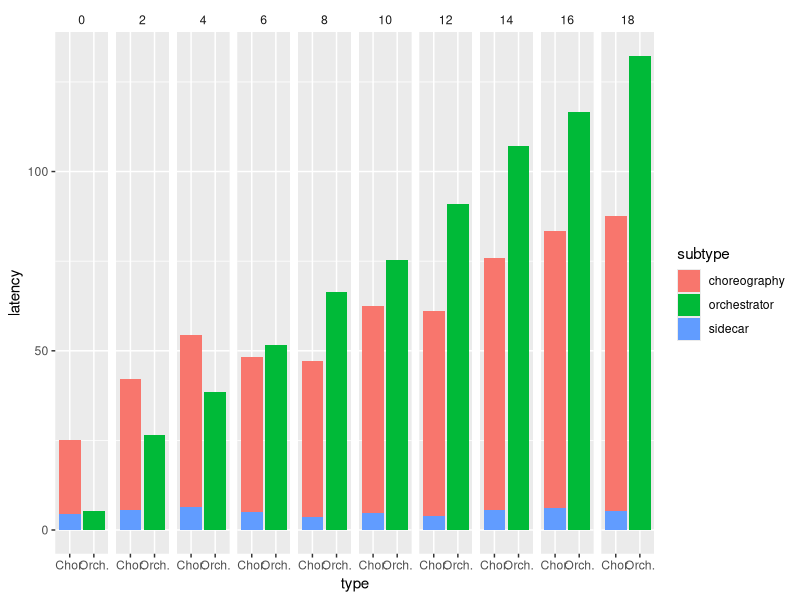

Here is the R script that generated this plot:
library(dplyr)
library(ggplot2)

orchestrator <- read.csv("orchestrator_20.csv",	sep	=	";")
choreography <- read.csv("choreography_20.csv", sep = ";")

o <- orchestrator %>%
  group_by(simulated_latency) %>%
  summarize(
    type = "Orch.",
    subtype = "orchestrator",
    latency = mean(total) / 1000000,
  )

# p <- ggplot(o, aes(x = simulated_latency, y = total, fill = simulated_latency)) +
#   geom_bar(position="stack", stat="identity")
# 
# plot(p)

c1 <- choreography %>%
  group_by(simulated_latency) %>%
  summarize(
    type = "Chor.",
    subtype = "sidecar",
    latency = mean(sidecar_latency) / 1000000,
  )

c2 <- choreography %>%
  group_by(simulated_latency) %>%
  summarize(
    type = "Chor.",
    subtype = "choreography",
    latency = (mean(total) - mean(sidecar_latency)) / 1000000,
  )

data <- bind_rows(o, c1, c2)

p <- ggplot(data, aes(x = type, y = latency, fill=subtype)) +
  geom_bar(position="stack", stat="identity") +
  facet_grid(~ simulated_latency) +
  theme(
    #strip.placement = "outside",
    strip.background = element_rect(fill = NA, color = "white"),
    #panel.spacing = unit(-.01,"cm")
  )

plot(p)










